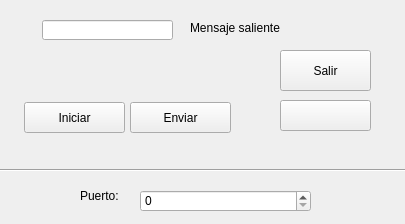
<?xml version="1.0" encoding="UTF-8"?>
<ui version="4.0">
 <class>Widget</class>
 <widget class="QWidget" name="Widget">
  <property name="geometry">
   <rect>
    <x>0</x>
    <y>0</y>
    <width>405</width>
    <height>224</height>
   </rect>
  </property>
  <property name="windowTitle">
   <string>Widget</string>
  </property>
  <widget class="QLineEdit" name="msj">
   <property name="geometry">
    <rect>
     <x>42</x>
     <y>20</y>
     <width>131</width>
     <height>20</height>
    </rect>
   </property>
  </widget>
  <widget class="QLabel" name="label">
   <property name="geometry">
    <rect>
     <x>190</x>
     <y>20</y>
     <width>91</width>
     <height>16</height>
    </rect>
   </property>
   <property name="frameShape">
    <enum>QFrame::NoFrame</enum>
   </property>
   <property name="text">
    <string>Mensaje saliente</string>
   </property>
  </widget>
  <widget class="QPushButton" name="iniciar">
   <property name="geometry">
    <rect>
     <x>24</x>
     <y>102</y>
     <width>101</width>
     <height>31</height>
    </rect>
   </property>
   <property name="text">
    <string>Iniciar</string>
   </property>
  </widget>
  <widget class="QPushButton" name="enviar">
   <property name="geometry">
    <rect>
     <x>130</x>
     <y>102</y>
     <width>101</width>
     <height>31</height>
    </rect>
   </property>
   <property name="text">
    <string>Enviar</string>
   </property>
  </widget>
  <widget class="QPushButton" name="salir">
   <property name="geometry">
    <rect>
     <x>280</x>
     <y>50</y>
     <width>91</width>
     <height>41</height>
    </rect>
   </property>
   <property name="text">
    <string>Salir</string>
   </property>
  </widget>
  <widget class="QLabel" name="label_2">
   <property name="geometry">
    <rect>
     <x>80</x>
     <y>180</y>
     <width>111</width>
     <height>31</height>
    </rect>
   </property>
   <property name="text">
    <string>Puerto:</string>
   </property>
  </widget>
  <widget class="Line" name="line">
   <property name="geometry">
    <rect>
     <x>-30</x>
     <y>160</y>
     <width>441</width>
     <height>20</height>
    </rect>
   </property>
   <property name="orientation">
    <enum>Qt::Horizontal</enum>
   </property>
  </widget>
  <widget class="QSpinBox" name="puerto">
   <property name="geometry">
    <rect>
     <x>140</x>
     <y>190</y>
     <width>171</width>
     <height>22</height>
    </rect>
   </property>
   <property name="maximum">
    <number>100000</number>
   </property>
  </widget>
  <widget class="QPushButton" name="enviar_2">
   <property name="geometry">
    <rect>
     <x>280</x>
     <y>100</y>
     <width>91</width>
     <height>31</height>
    </rect>
   </property>
   <property name="text">
    <string/>
   </property>
   <property name="icon">
    <iconset>
     <normaloff>../../Desktop/Electronica/Ecoboat/Fotos de IDE/OTROS/Boton Zarpar.png</normaloff>../../Desktop/Electronica/Ecoboat/Fotos de IDE/OTROS/Boton Zarpar.png</iconset>
   </property>
   <property name="iconSize">
    <size>
     <width>152</width>
     <height>43</height>
    </size>
   </property>
  </widget>
 </widget>
 <resources/>
 <connections/>
</ui>
